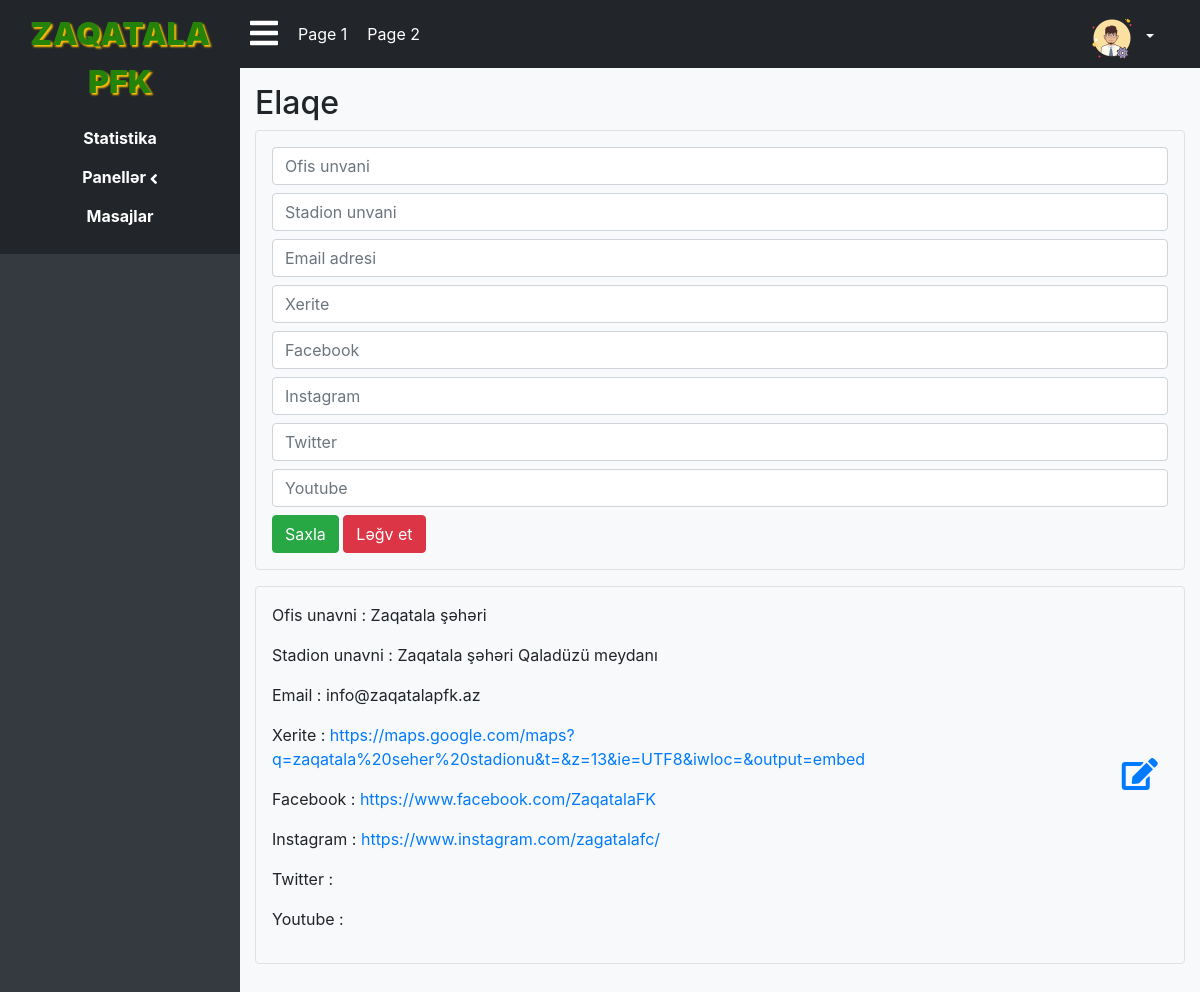
Page /admin/admin.php?page=contact (signed in) on the committed database.
### tables this page shows
CREATE TABLE IF NOT EXISTS `contact` (
  `id` int NOT NULL AUTO_INCREMENT,
  `ofis` varchar(200) NOT NULL,
  `stadium` varchar(200) NOT NULL,
  `email` varchar(150) NOT NULL,
  `map` varchar(200) NOT NULL,
  `facebook` varchar(200) NOT NULL,
  `instagram` varchar(200) NOT NULL,
  `twitter` varchar(200) NOT NULL DEFAULT '0',
  `youtube` varchar(200) NOT NULL DEFAULT '0',
  PRIMARY KEY (`id`)
);

### admin/page/contact.php (the view, shortened to what this page needs)
<?php
$sql = "SELECT * FROM `contact`";
$response = mysqli_fetch_assoc(mysqli_query($conn, $sql));
$ofis = isset($response["ofis"]) ? $response["ofis"] : "";
$stadion = isset($response["stadium"]) ? $response["stadium"] : "";
$email = isset($response["email"]) ? $response["email"] : "";
$map = isset($response["map"]) ? $response["map"] : "";
$facebook = isset($response["facebook"]) ? $response["facebook"] : "";
$instagram = isset($response["instagram"]) ? $response["instagram"] : "";
$twitter = isset($response["twitter"]) ? $response["twitter"] : "";
$youtube = isset($response["youtube"]) ? $response["youtube"] : "";
if(isset($_GET['query'])){
    $action = "edit_contact_info";
    $ofis_i = $ofis;
    $stadion_i = $stadion;
    $email_i = $email ;
    $map_i = $map;
    $facebook_i = $facebook;
    $instagram_i = $instagram;
    $twitter_i = $twitter;
    $youtube_i = $youtube;
}
else{
    $ofis_i = null;
    $stadion_i = null;
    $email_i = null ;
    $map_i = null;
    $facebook_i = null;
    $instagram_i = null;
    $twitter_i = null;
    $youtube_i = null;
}
?>
<div id="about" class="row">
    <div class="col-12 py-3 mb-5">
        <h2>Elaqe</h2>
        <div class="row">
            <div class="col-12">
                <form method="get" action="config.php">
                    <div class="col-12 border rounded p-3">
                        <input type="text" name="ofis" value="<?=$ofis_i?>" class="form-control mb-2"
                            placeholder="Ofis unvani">
                        <input type="text" name="stadion" value="<?=$stadion_i?>" class="form-control mb-2"
                            placeholder="Stadion unvani">
                        <input type="text" name="email" value="<?=$email_i?>" class="form-control mb-2"
                            placeholder="Email adresi">
                        <input type="text" name="map" value="<?=$map_i?>" class="form-control mb-2"
                            placeholder="Xerite">
                        <input type="text" name="facebook" value="<?=$facebook_i?>" placeholder="Facebook" class="form-control mb-2">
                        <input type="text" name="instagram" value="<?=$instagram_i?>" placeholder="Instagram" class="form-control mb-2">
                        <input type="text" name="twitter" value="<?=$twitter_i?>" placeholder="Twitter" class="form-control mb-2">
                        <input type="text" name="youtube" value="<?=$youtube_i?>" placeholder="Youtube" class="form-control mb-2">
                        <button id="save" type="submit" class="btn btn-success">Saxla</button>
                        <button id="cancel" type="reset" class="btn btn-danger"><a
                                style="text-decoration: none; color: white;" href="admin.php?page=contact">Ləğv
                                et</a></button>
                    </div>
                </form>
            </div>
            <div class="col-12 my-3">
                <div class="col-12 border rounded">
                    <div class="row h-100 align-items-center">
                        <div class="col-11 p-3">
                            <p><span>Ofis unavni : </span><?=$ofis?></p>
                            <p><span>Stadion unavni : </span><?=$stadion?></p>
                            <p><span>Email : </span><?=$email?></p>
                            <p><span>Xerite : </span><a href="<?=$map?>"><?=$map?></a></p>
                            <p><span>Facebook : </span><a href="<?=$map?>"><?=$facebook?></a></p>
                            <p><span>Instagram : </span><a href="<?=$map?>"><?=$instagram?></a></p>
                            <p><span>Twitter : </span><a href="<?=$map?>"><?=$twitter?></a></p>
                            <p><span>Youtube : </span><a href="<?=$map?>"><?=$youtube?></a></p>
                        </div>
                        <div class="col-1">
                            <ul class="list-inline row text-center m-0">
                                <li class="w-100 text-justify"><a href="admin.php?page=contact&query=edit"><i
                                            class="fas fa-edit fa-2x"></i></a></li>
                            </ul>
                        </div>
                    </div>
                </div>
            </div>
        </div>
    </div>
</div>

### admin/css/admin.css (style rules this page uses)
body { overflow: hidden; }

### rows in the picture
contact: ofis "Zaqatala şəhəri", stadium "Zaqatala şəhəri Qaladüzü meydanı", email "info@zaqatalapfk.az", map "https://maps.google.com/maps?q=zaqatala%20seher%20stadionu&t=&z=13&ie=UTF8&iwloc=&output=embed", facebook "https://www.facebook.com/ZaqatalaFK", instagram "https://www.instagram.com/zagatalafc/"
